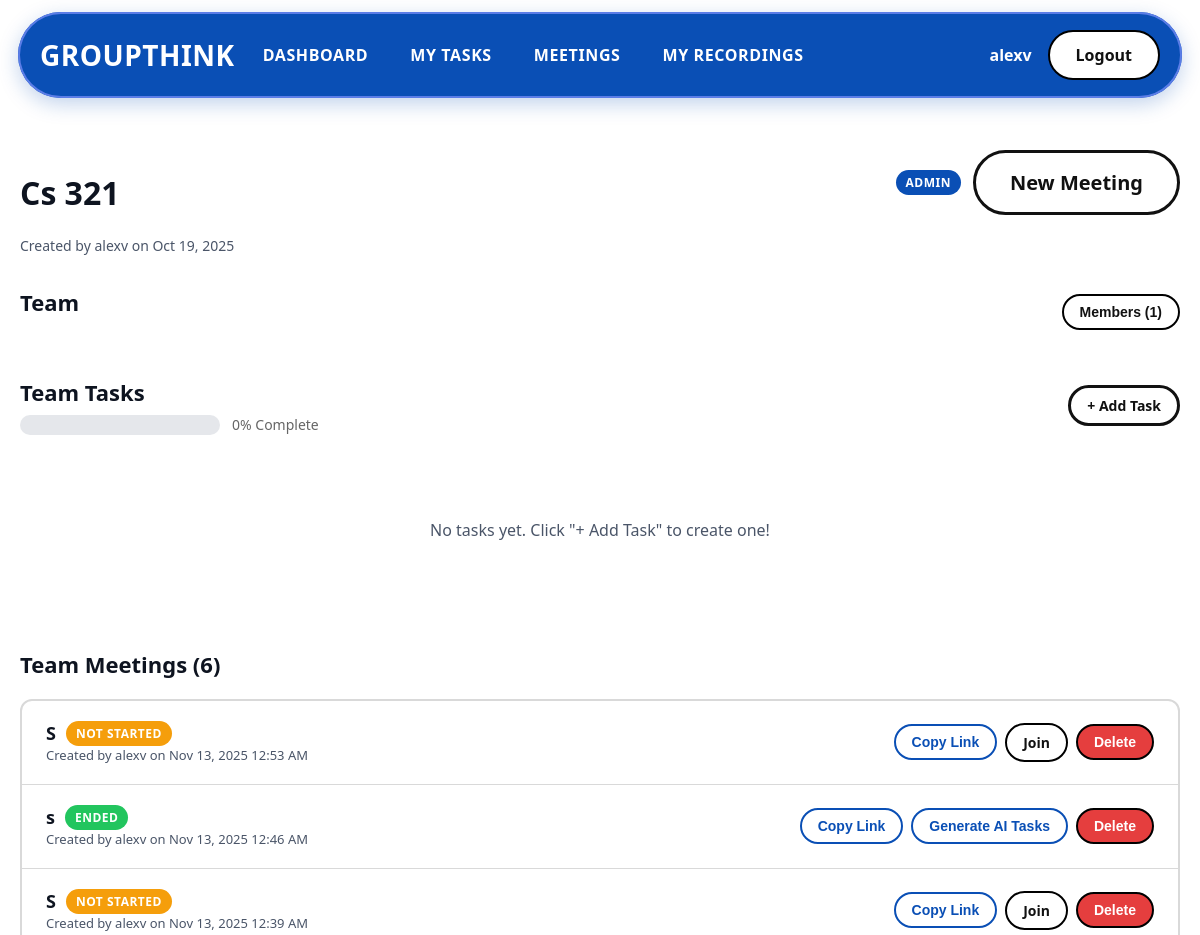
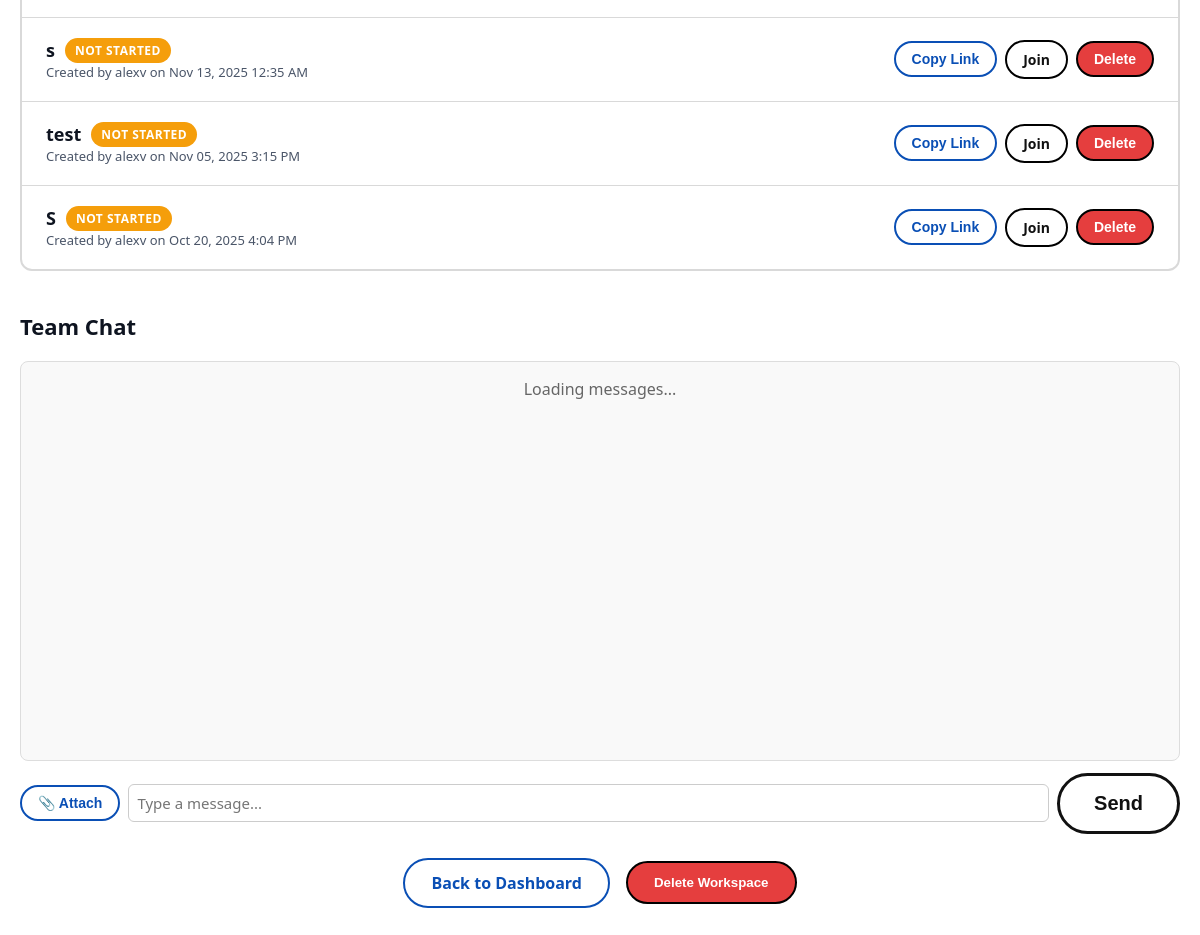
The app's page /workspace/1/ (signed in) with its own data (2 pictures, top to bottom).
### home/models.py (models this page shows, shortened)
class UserProfile(models.Model):
    user = models.OneToOneField(User, on_delete=models.CASCADE, related_name='profile')
    display_name = models.CharField(max_length=100)
    email_verified = models.BooleanField(default=False)
    verification_token = models.CharField(max_length=100, blank=True, null=True)
    created_at = models.DateTimeField(auto_now_add=True)
    updated_at = models.DateTimeField(auto_now=True)

class Workspace(models.Model):
    name = models.CharField(max_length=100)
    created_by = models.ForeignKey(User, on_delete=models.CASCADE, related_name='owned_workspaces')
    invite_code = models.CharField(max_length=20, unique=True, blank=True)
    code_visible_to_members = models.BooleanField(default=False)  # Admin controls code visibility
    created_at = models.DateTimeField(auto_now_add=True)
    updated_at = models.DateTimeField(auto_now=True)
    def get_task_completion_percentage(self):
        total_tasks = self.tasks.count()
        if total_tasks == 0:
            return 0
        completed_tasks = self.tasks.filter(status='done').count()
        return int((completed_tasks / total_tasks) * 100)

class Meeting(models.Model):
    STATUS_CHOICES = [
        ('not_started', 'Not Started'),
        ('live', 'Live'),
        ('ended', 'Ended'),
    ]
    title = models.CharField(max_length=100)
    room_name = models.CharField(max_length=100, unique=True)
    created_by = models.ForeignKey(User, on_delete=models.CASCADE, related_name='created_meetings', null=True, blank=True)
    workspace = models.ForeignKey(Workspace, on_delete=models.CASCADE, related_name='meetings', null=True, blank=True)
    status = models.CharField(max_length=20, choices=STATUS_CHOICES, default='not_started')
    started_at = models.DateTimeField(null=True, blank=True)
    ended_at = models.DateTimeField(null=True, blank=True)
    recording_url = models.URLField(max_length=500, blank=True, null=True)
    created_at = models.DateTimeField(auto_now_add=True)
    participants = models.ManyToManyField(settings.AUTH_USER_MODEL, related_name='meetings_participating',
        blank=True,)

### home/views.py (the view)
# urls.py: path('workspace/<int:workspace_id>/', views.workspace_detail, name='workspace_detail'),
@login_required
def workspace_detail(request, workspace_id):
    workspace = get_object_or_404(Workspace, id=workspace_id)
    membership = WorkspaceMembership.objects.filter(user=request.user, workspace=workspace).first()
    if not membership:
        messages.error(request, 'You do not have access to this workspace.')
        return redirect('dashboard')
    meetings = workspace.meetings.all().order_by('-created_at')
    members = workspace.memberships.select_related('user', 'user__profile').all()
    context = {
        'workspace': workspace,
        'membership': membership,
        'meetings': meetings,
        'members': members,
    }
    return render(request, 'home/workspace_detail.html', context)

### home/templates/home/workspace_detail.html (shortened to what this page needs)
{% extends 'home/base.html' %}
{% block content %}
<main class="dashboard-container">
  <div class="workspace-detail-header">
    <div>
      <h1>{{ workspace.name }}</h1>
      <p class="workspace-meta">
        Created by {{ workspace.created_by.profile.display_name }} on {{ workspace.created_at|date:"M d, Y" }}
      </p>
    </div>
    <div class="workspace-actions">
      {% if membership.role == 'admin' %}
      <span class="badge badge-owner">Admin</span>
      {% endif %}
      <a href="{% url 'create_meeting' %}" class="btn btn-primary">New Meeting</a>
    </div>
  </div>
  <section class="workspace-section">
    <div style="display:flex; justify-content:space-between; align-items:center;">
      <h2>Team</h2>
      <div>
        <button id="members-btn" class="btn btn-small">Members ({{ members.count }})</button>
      </div>
    </div>
  </section>
  <section class="workspace-section">
    <div style="display: flex; justify-content: space-between; align-items: center; margin-bottom: 16px;">
      <div>
        <h2 style="margin: 0;">Team Tasks</h2>
        <div style="display: flex; align-items: center; gap: 12px; margin-top: 8px;">
          <div style="width: 200px; height: 20px; background: #e5e7eb; border-radius: 10px; overflow: hidden;">
          </div>
          <span style="font-size: 14px; color: #666;">{{ workspace.get_task_completion_percentage }}% Complete</span>
        </div>
      </div>
      {% if membership.role == 'admin' %}
      <a href="{% url 'create_task' workspace.id %}" class="btn btn-small btn-primary">+ Add Task</a>
      {% endif %}
    </div>
    {% if workspace.tasks.all %}
    <div style="display: flex; flex-direction: column; gap: 12px; margin-bottom: 24px;">
      {% for task in workspace.tasks.all %}
      <div class="workspace-card" style="display: flex; justify-content: space-between; align-items: center;">
        <div style="flex: 1;">
          <div style="display: flex; align-items: center; gap: 12px; margin-bottom: 8px;">
            <h3 style="margin: 0; font-size: 16px;">{{ task.title }}</h3>
            {% if task.status == 'todo' %}
              <span class="badge" style="background: #f59e0b; color: white;">To Do</span>
            {% elif task.status == 'in_progress' %}
              <span class="badge" style="background: #3b82f6; color: white;">In Progress</span>
            {% else %}
              <span class="badge" style="background: #22c55e; color: white;">Done</span>
            {% endif %}
          </div>
          {% if task.description %}
            <p style="color: #666; margin: 0 0 4px 0; font-size: 14px;">{{ task.description }}</p>
          {% endif %}
          <p style="color: #666; margin: 0; font-size: 13px;">
            {% if task.assigned_to %}
              Assigned to: {{ task.assigned_to.profile.display_name }}
            {% else %}
              Unassigned
            {% endif %}
            | Created by: {{ task.created_by.profile.display_name }}
          </p>
          {% if task.due_date %}
            <p style="color: #666; margin: 4px 0 0 0; font-size: 13px;">Due: {{ task.due_date|date:"M d, Y" }}</p>
          {% endif %}
        </div>
        <div style="display: flex; gap: 8px;">
          {% if task.assigned_to == user and task.status != 'done' %}
            <form method="post" action="{% url 'update_task_status' task.id %}" style="margin: 0;">
              {% csrf_token %}
              {% if task.status == 'todo' %}
                <input type="hidden" name="status" value="in_progress">
                <button type="submit" class="btn btn-small" style="background: #3b82f6; color: white;">Start</button>
              {% else %}
                <input type="hidden" name="status" value="done">
                <button type="submit" class="btn btn-small" style="background: #22c55e; color: white;">Complete</button>
              {% endif %}
            </form>
          {% endif %}
          {% if membership.role == 'admin' or task.created_by == user %}
            <form method="post" action="{% url 'delete_task' task.id %}" style="margin: 0;" onsubmit="return confirm('Are you sure you want to delete this task?');">
              {% csrf_token %}
              <button type="submit" class="btn btn-small" style="background: #e53e3e; color: white;">Delete</button>
            </form>
          {% endif %}
        </div>
      </div>
      {% endfor %}
    </div>
    {% with my_team_tasks=workspace.tasks.all|dictsort:"assigned_to" %}
      {% if my_team_tasks %}
        <h3 style="margin-bottom: 12px;">My Team Tasks</h3>
        <div style="display: flex; flex-direction: column; gap: 12px;">
          {% for task in my_team_tasks %}
            {% if task.assigned_to == user %}
            <div class="workspace-card" style="background: #f0f9ff; border-left: 4px solid #3b82f6;">
              <div style="display: flex; align-items: center; gap: 12px; margin-bottom: 8px;">
                <h4 style="margin: 0; font-size: 15px;">{{ task.title }}</h4>
                {% if task.status == 'todo' %}
                  <span class="badge" style="background: #f59e0b; color: white; font-size: 12px;">To Do</span>
                {% elif task.status == 'in_progress' %}
                  <span class="badge" style="background: #3b82f6; color: white; font-size: 12px;">In Progress</span>
                {% else %}
                  <span class="badge" style="background: #22c55e; color: white; font-size: 12px;">Done</span>
                {% endif %}
              </div>
              {% if task.description %}
                <p style="color: #666; margin: 0; font-size: 14px;">{{ task.description }}</p>
              {% endif %}
            </div>
            {% endif %}
          {% endfor %}
        </div>
      {% endif %}
    {% endwith %}
    {% else %}
    <div class="empty-state">
      <p>No tasks yet. {% if membership.role == 'admin' %}Click "+ Add Task" to create one!{% else %}Admins can create tasks for the team.{% endif %}</p>
    </div>
    {% endif %}
  </section>
  <section class="workspace-section">
    <h2>Team Meetings ({{ meetings.count }})</h2>
    {% if meetings %}
    <div class="meetings-list">
      {% for meeting in meetings %}
      <div class="meeting-item">
        <div style="flex: 1;">
          <div style="display: flex; align-items: center; gap: 10px;">
            <h3 style="margin: 0;">{{ meeting.title }}</h3>
            {% if meeting.status == 'live' %}
              <span class="badge" style="background: #e53e3e; color: white;">● LIVE</span>
            {% elif meeting.status == 'ended' %}
              <span class="badge" style="background: #22c55e; color: white;">Ended</span>
            {% else %}
              <span class="badge" style="background: #f59e0b; color: white;">Not Started</span>
            {% endif %}
          </div>
          <p class="meeting-meta">
            Created by {{ meeting.created_by.profile.display_name }} on {{ meeting.created_at|date:"M d, Y g:i A" }}
          </p>
        </div>
        <div style="display: flex; gap: 8px; align-items: center;">
          <button onclick="copyMeetingLink('{{ meeting.room_name }}')" class="btn btn-small btn-secondary">Copy Link</button>
          {% if meeting.status != 'ended' %}
            {% if meeting.room_name %}
              <a href="{% url 'join_meeting' meeting.room_name %}" class="btn btn-small">Join</a>
            {% endif %}
          {% endif %}
          {% if meeting.status == 'ended' %}
            {% if membership.role == 'admin' or meeting.created_by == user %}
              <form method="post" action="{% url 'generate_tasks_from_meeting' meeting.id %}" style="margin: 0;">
                <button type="submit" class="btn btn-small btn-secondary">
                  Generate AI Tasks
                </button>
              </form>
            {% endif %}
          {% endif %}
          {% if membership.role == 'admin' or meeting.created_by == user %}
            <form method="post" action="{% url 'delete_meeting' meeting.id %}" style="margin: 0;">
              <button type="submit" class="btn btn-small" style="background: #e53e3e; color: white;" onclick="return confirm('Delete this meeting?')">Delete</button>
            </form>
          {% endif %}
        </div>
      </div>
      {% endfor %}
    </div>
    {% else %}
    <div class="empty-state">
      <p>No meetings yet. Create one to get started!</p>
    </div>
    {% endif %}
  </section>
<section class="workspace-section" id="group-chat-section" style="margin-bottom: 24px;">
  <h2>Team Chat</h2>
  <div id="chat-log" style="
    border: 1px solid #ddd;
    border-radius: 8px;
    padding: 12px;
    height: 400px;
    overflow-y: auto;
    background: #f9f9f9;
    margin-bottom: 12px;
    display: flex;
    flex-direction: column;
    gap: 8px;
  ">
    <div id="chat-loading" style="padding:4px 0; color:#666; text-align: center;">Loading messages...</div>
  </div>
  <div style="display: flex; gap: 8px; align-items: center;">
    <button id="chat-attach-btn" class="btn btn-small btn-secondary" title="Attach file (max 10MB)">
      📎 Attach
    </button>
    <input id="chat-message-input" type="text" placeholder="Type a message..." style="
      flex: 1;
      padding: 8px;
      border-radius: 6px;
      border: 1px solid #ccc;
    ">
    <button id="chat-message-submit" class="btn btn-primary">Send</button>
  </div>
</section>
<div class="workspace-footer" style="display: flex; justify-content: center; align-items: center; gap: 16px; margin-top: 24px;">
  <a href="{% url 'dashboard' %}" class="btn btn-secondary">Back to Dashboard</a>
  {% if membership.role == 'admin' %}
  <button class="btn btn-danger" style="background: #e53e3e; color: white;" id="deleteWorkspaceBtn">
    Delete Workspace
  </button>
  {% endif %}
</div>
</main>
{% endblock %}

### home/templates/home/base.html (shortened to what this page needs)
{% load static %}
<!DOCTYPE html>
<html lang="en">
<head>
  <link rel="stylesheet" href="{% static 'styles.css' %}">
</head>
<body>
  <nav class="nav-wrap">
    <div class="nav">
      <a href="{% url 'index' %}" class="brand" style="text-decoration: none; color: inherit;">GROUPTHINK</a>
      <ul class="links">
        {% if user.is_authenticated %}
        <li><a href="{% url 'dashboard' %}">Dashboard</a></li>
        <li><a href="{% url 'my_tasks' %}">My Tasks</a></li>
        <li><a href="{% url 'create_meeting' %}">Meetings</a></li>
        <li><a href="{% url 'my_recordings' %}">My Recordings</a></li>
        {% endif %}
      </ul>
      {% if user.is_authenticated %}
      <div style="margin-left: auto; display: flex; align-items: center; gap: 16px;">
        <span style="color: #fff; font-weight: 600;">{{ user.profile.display_name }}</span>
        <a class="btn btn-login" href="{% url 'logout' %}">Logout</a>
      </div>
      {% else %}
      <a class="btn btn-login" href="{% url 'login' %}">Login</a>
      {% endif %}
    </div>
  </nav>
    {% block content %}
    {% endblock %}
</body>

### records on screen
Workspace: name "Cs 321", created_by.profile.display_name "alexv", created_at "Oct 19, 2025", get_task_completion_percentage "0"
Meeting: title "S", status "NOT STARTED", created_by.profile.display_name "alexv", created_at "Nov 13, 2025 12:53 AM"
Meeting: title "s", status "ENDED", created_by.profile.display_name "alexv", created_at "Nov 13, 2025 12:46 AM"
Meeting: title "S", status "NOT STARTED", created_by.profile.display_name "alexv", created_at "Nov 13, 2025 12:39 AM"
Meeting: title "s", status "NOT STARTED", created_by.profile.display_name "alexv", created_at "Nov 13, 2025 12:35 AM"
Meeting: title "test", status "NOT STARTED", created_by.profile.display_name "alexv", created_at "Nov 05, 2025 3:15 PM"
Meeting: title "S", status "NOT STARTED", created_by.profile.display_name "alexv", created_at "Oct 20, 2025 4:04 PM"

### other values on screen
{{ user.profile.display_name }} "alexv"
{{ members.count }} "1"
{{ meetings.count }} "6"
